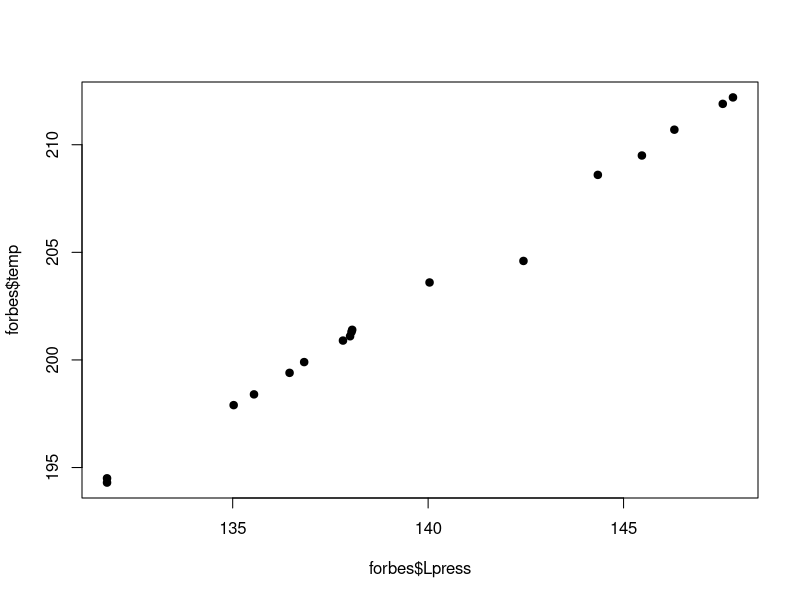
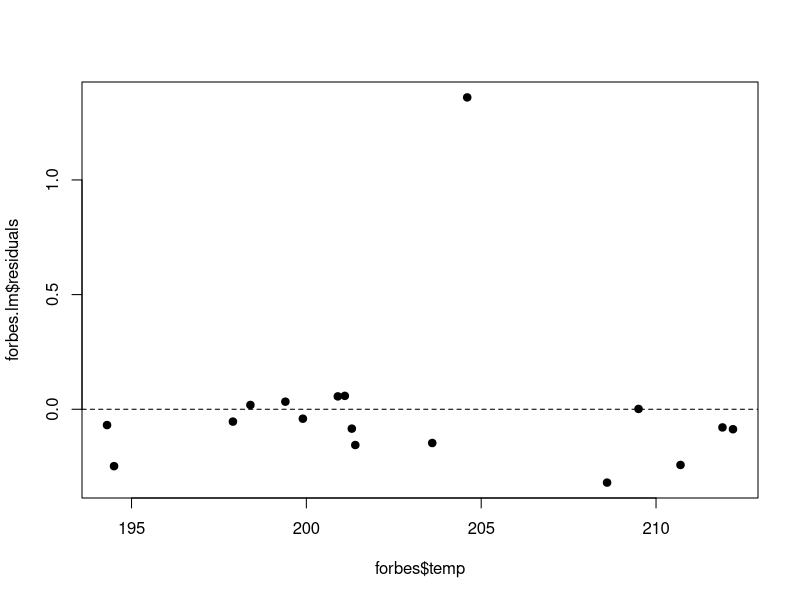
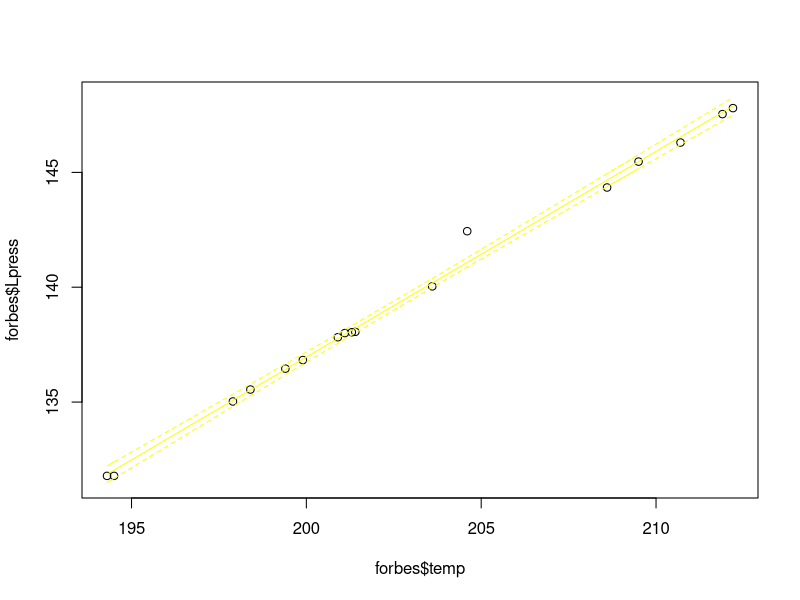

The R source for these figures, in order:
forbes <- read.table('./reg2020/forbes.txt', header = T)
t(forbes)

forbes$Lpress <- 100 * log10(forbes$press)

plot(forbes$Lpress, forbes$temp, pch = 19)

forbes.lm <- lm(forbes$Lpress ~ forbes$temp)
forbes.lm.summary <- summary(forbes.lm)
forbes.lm.summary

cbind(forbes, forbes.lm$residuals, forbes.lm$fitted.values)

plot(forbes$temp, forbes.lm$residuals, pch = 19)
abline(h = 0, lty = 2)

p.x <- data.frame(temp = forbes$temp)
pc <- predict(forbes.lm, int = 'c', newdata = p.x)
pred.x <- p.x$temp
plot(forbes$temp, forbes$Lpress, ylim = range(forbes$Lpress, pc))
matlines(pred.x, pc, lty = c(1, 2, 2), col = 'YELLOW')